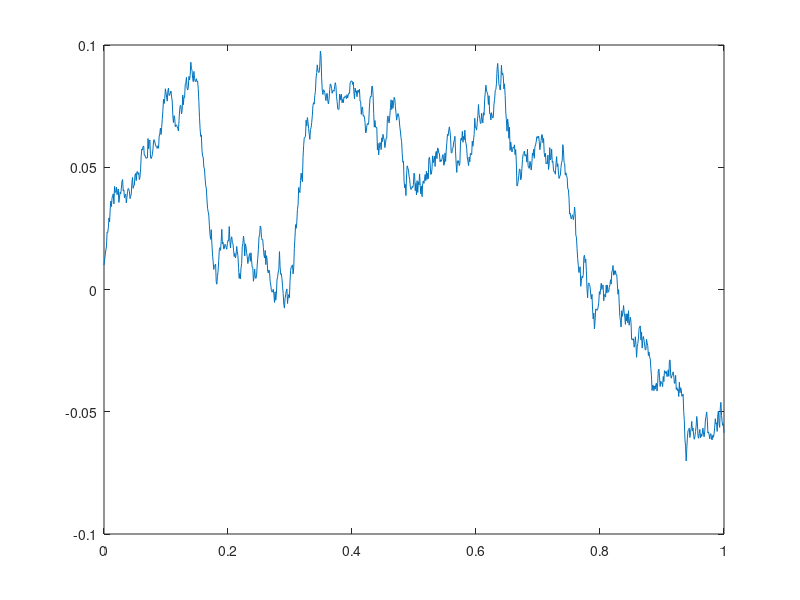

MATLAB code to generate this figure:
% https://uk.mathworks.com/help/matlab/ref/fminsearch.html#d123e428544
clear all; clc

% fun = @(x)100*(x(2) - x(1)^2)^2 + (1 - x(1))^2;
% x0 = [-1.2,1];
% x = fminsearch(fun,x0)

%%% Generate path:
%generate timebase
x_0 = 0.01;
T = 1.0;
N = 1000;
dt = T/N;

% Inverse sampling to get normal
unis =rand(N);
norms = norminv(unis);
check=normpdf(norms,0,1);
plot(norms,check,'.')

% generate path
k=0.1;
sigma = 0.1;
theta = 0.1;
X(1) = x_0;

for i=2:N
    X(i) = X(i-1) * exp(-k*dt) + theta*(1-exp(-k*dt)) + sigma*sqrt((1-exp(-2*k*dt))/(2*k))*norms(i-1);
end

t_grid(1) = 0;
for k=2:N
    t_grid(k) = k*dt;
end

plot(t_grid,X) %Shows the OU path generated

x_excel=[0.01, 0.01178935, 0.013438872, 0.008729023, 0.011549686, 0.009860681, 0.01256937, 0.009693261, 0.01543231, 0.014349636, 0.011756408, 0.010903393, 0.00650562, -0.001079047, -0.003765747];
X=x_excel;
N=length(x_excel);
dt=0.001;

%%% Write the MLE for OU
alpha = 0.01;
gammma = 0;
beta = -0.1;
sigma = 0.1;
summ=0;

for j=2:N
    term0 = (sqrt(2 * sigma ^ 2 * pi * dt) * (abs(X(j - 1)) ^ (gammma)));
    term1 = (2 * sigma ^ 2) * dt * (abs(X(j - 1)) ^ (2 * gammma));
    term2 = (X(j) - (X(j - 1) * (1 + beta * dt) + alpha * dt)) ^ 2;
    summ = summ + log(1 / term0) - (term2 * (1 / term1));
end

summ 

%optimise!

